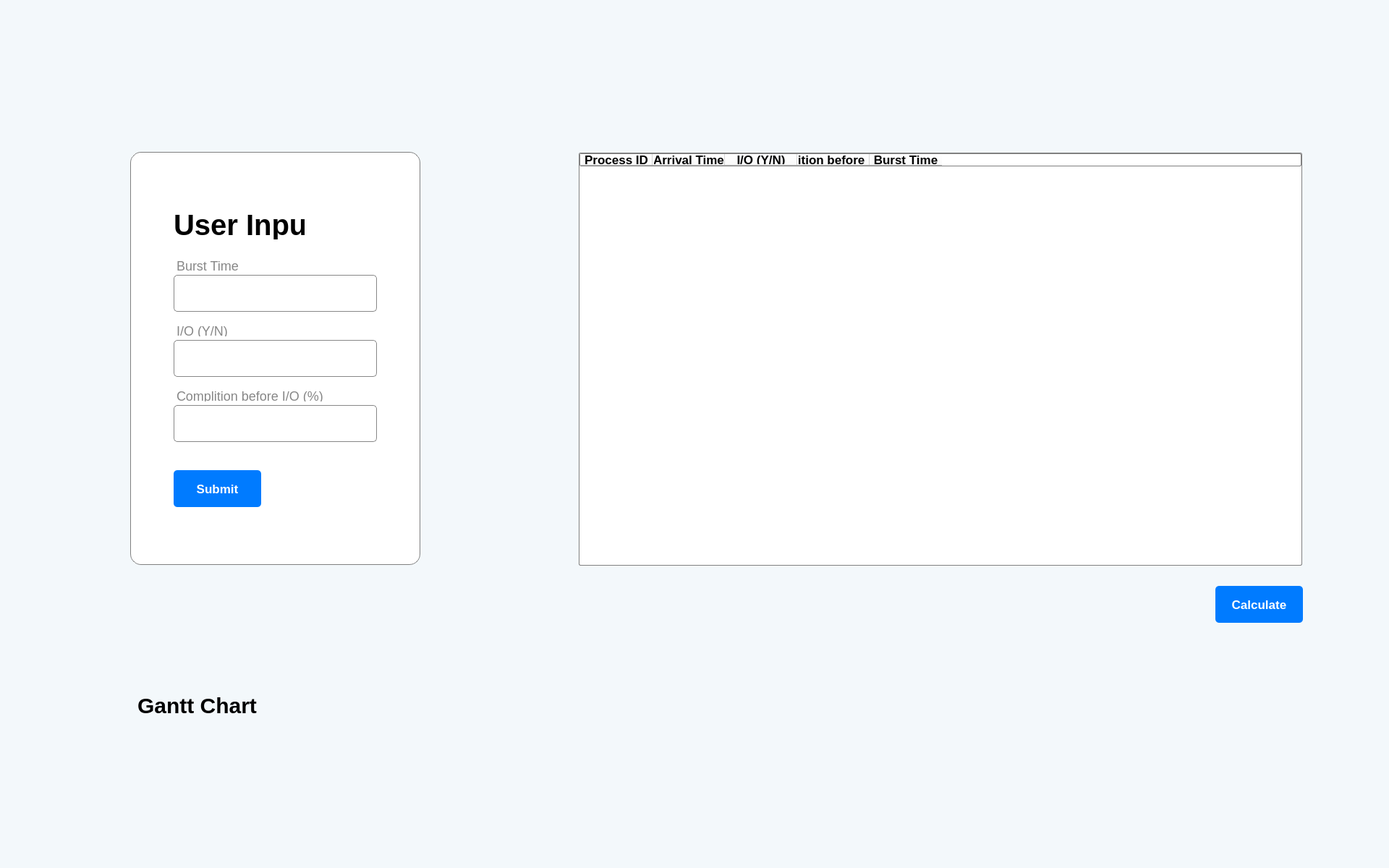
<?xml version="1.0" encoding="UTF-8"?>
<ui version="4.0">
 <class>Dialog</class>
 <widget class="QDialog" name="Dialog">
  <property name="geometry">
   <rect>
    <x>0</x>
    <y>0</y>
    <width>1920</width>
    <height>1200</height>
   </rect>
  </property>
  <property name="cursor">
   <cursorShape>WaitCursor</cursorShape>
  </property>
  <property name="mouseTracking">
   <bool>true</bool>
  </property>
  <property name="windowTitle">
   <string>Dialog</string>
  </property>
  <property name="styleSheet">
   <string notr="true">background-color: rgb(243, 248, 251);</string>
  </property>
  <widget class="QFrame" name="frame">
   <property name="geometry">
    <rect>
     <x>180</x>
     <y>210</y>
     <width>401</width>
     <height>571</height>
    </rect>
   </property>
   <property name="styleSheet">
    <string notr="true">background: rgb(255, 255, 255);
border-radius: 15px;
border : 1px solid gray;</string>
   </property>
   <widget class="QPushButton" name="submit_button">
    <property name="geometry">
     <rect>
      <x>60</x>
      <y>440</y>
      <width>121</width>
      <height>51</height>
     </rect>
    </property>
    <property name="styleSheet">
     <string notr="true">background-color: #007bff;
    color: #fff;
    padding: 10px 20px;
    border: none;
    border-radius: 5px;
font-size:17px;
outline:none;
font-weight:bold;
font-family: 'Gill Sans', 'Gill Sans MT', Calibri, 'Trebuchet MS', sans-serif;
</string>
    </property>
    <property name="text">
     <string>Submit</string>
    </property>
   </widget>
   <widget class="QLineEdit" name="io_per">
    <property name="geometry">
     <rect>
      <x>60</x>
      <y>350</y>
      <width>281</width>
      <height>51</height>
     </rect>
    </property>
    <property name="styleSheet">
     <string notr="true">border-radius: 5px;
font-family: 'Gill Sans', 'Gill Sans MT', Calibri, 'Trebuchet MS', sans-serif;
padding-left : 5px;
border: 1.2px solid #878787;
background-color: white;
font-size:16px;</string>
    </property>
   </widget>
   <widget class="QLabel" name="label_4">
    <property name="geometry">
     <rect>
      <x>60</x>
      <y>330</y>
      <width>211</width>
      <height>20</height>
     </rect>
    </property>
    <property name="styleSheet">
     <string notr="true">font-family: 'Gill Sans', 'Gill Sans MT', Calibri, 'Trebuchet MS', sans-serif;
color: #878787;
font-size: 18px;
margin-bottom:5px;
background-color: white;
border: white;</string>
    </property>
    <property name="text">
     <string>Complition before I/O (%)</string>
    </property>
   </widget>
   <widget class="QLineEdit" name="io">
    <property name="geometry">
     <rect>
      <x>60</x>
      <y>260</y>
      <width>281</width>
      <height>51</height>
     </rect>
    </property>
    <property name="styleSheet">
     <string notr="true">border-radius: 5px;
font-family: 'Gill Sans', 'Gill Sans MT', Calibri, 'Trebuchet MS', sans-serif;
padding-left : 5px;
border: 1.2px solid #878787;
background-color: white;
font-size:16px;</string>
    </property>
   </widget>
   <widget class="QLabel" name="label_3">
    <property name="geometry">
     <rect>
      <x>60</x>
      <y>240</y>
      <width>101</width>
      <height>20</height>
     </rect>
    </property>
    <property name="styleSheet">
     <string notr="true">font-family: 'Gill Sans', 'Gill Sans MT', Calibri, 'Trebuchet MS', sans-serif;
color: #878787;
font-size: 18px;
margin-bottom:5px;
background-color: white;
border:white;</string>
    </property>
    <property name="text">
     <string>I/O (Y/N)</string>
    </property>
   </widget>
   <widget class="QLabel" name="label">
    <property name="geometry">
     <rect>
      <x>60</x>
      <y>80</y>
      <width>181</width>
      <height>41</height>
     </rect>
    </property>
    <property name="styleSheet">
     <string notr="true">font-family: 'Gill Sans', 'Gill Sans MT', Calibri, 'Trebuchet MS', sans-serif;
Color:#000000;
font-size:40px;
font-weight:bold;
background-color: white;
border:NULL;</string>
    </property>
    <property name="text">
     <string>User Input</string>
    </property>
   </widget>
   <widget class="QLabel" name="label_5">
    <property name="geometry">
     <rect>
      <x>60</x>
      <y>150</y>
      <width>91</width>
      <height>20</height>
     </rect>
    </property>
    <property name="styleSheet">
     <string notr="true">font-family: 'Gill Sans', 'Gill Sans MT', Calibri, 'Trebuchet MS', sans-serif;
color: #878787;
font-size: 18px;
margin-bottom:5px;
background-color: white;
border: white;</string>
    </property>
    <property name="text">
     <string>Burst Time</string>
    </property>
   </widget>
   <widget class="QLineEdit" name="burst_time">
    <property name="geometry">
     <rect>
      <x>60</x>
      <y>170</y>
      <width>281</width>
      <height>51</height>
     </rect>
    </property>
    <property name="styleSheet">
     <string notr="true">border-radius: 5px;
font-family: 'Gill Sans', 'Gill Sans MT', Calibri, 'Trebuchet MS', sans-serif;
padding-left : 5px;
border: 1.2px solid #878787;
background-color: white;
font-size:16px;</string>
    </property>
   </widget>
   <zorder>io_per</zorder>
   <zorder>label_4</zorder>
   <zorder>io</zorder>
   <zorder>label_3</zorder>
   <zorder>submit_button</zorder>
   <zorder>label</zorder>
   <zorder>label_5</zorder>
   <zorder>burst_time</zorder>
  </widget>
  <widget class="QTableWidget" name="tableWidget">
   <property name="geometry">
    <rect>
     <x>800</x>
     <y>211</y>
     <width>1000</width>
     <height>571</height>
    </rect>
   </property>
   <property name="styleSheet">
    <string notr="true">width: 100%;
text-align: center;
font-size: 17px;
background-color: rgb(255, 255, 255);
border: 1px solid gray;
font: 8.5pt &quot;Yu Gothic UI&quot;;
border-radius:2px;</string>
   </property>
   <column>
    <property name="text">
     <string>Process ID</string>
    </property>
    <property name="font">
     <font>
      <family>Yu Gothic UI</family>
      <bold>true</bold>
     </font>
    </property>
    <property name="icon">
     <iconset theme="application-exit">
      <normaloff>.</normaloff>.</iconset>
    </property>
   </column>
   <column>
    <property name="text">
     <string>Arrival Time</string>
    </property>
    <property name="font">
     <font>
      <family>Yu Gothic UI</family>
      <bold>true</bold>
     </font>
    </property>
   </column>
   <column>
    <property name="text">
     <string>I/O (Y/N)</string>
    </property>
    <property name="font">
     <font>
      <family>Yu Gothic UI</family>
      <bold>true</bold>
     </font>
    </property>
   </column>
   <column>
    <property name="text">
     <string>Complition before I/O (%)</string>
    </property>
    <property name="font">
     <font>
      <family>Yu Gothic UI</family>
      <bold>true</bold>
     </font>
    </property>
   </column>
   <column>
    <property name="text">
     <string>Burst Time</string>
    </property>
    <property name="font">
     <font>
      <family>Yu Gothic UI</family>
      <bold>true</bold>
     </font>
    </property>
   </column>
  </widget>
  <widget class="QPushButton" name="submit_button_2">
   <property name="geometry">
    <rect>
     <x>1680</x>
     <y>810</y>
     <width>121</width>
     <height>51</height>
    </rect>
   </property>
   <property name="styleSheet">
    <string notr="true">background-color: #007bff;
    color: #fff;
    padding: 10px 20px;
    border: none;
    border-radius: 5px;
font-size:17px;
outline:none;
font-weight:bold;
font-family: 'Gill Sans', 'Gill Sans MT', Calibri, 'Trebuchet MS', sans-serif;
</string>
   </property>
   <property name="text">
    <string>Calculate</string>
   </property>
  </widget>
  <widget class="QLabel" name="label_6">
   <property name="geometry">
    <rect>
     <x>190</x>
     <y>950</y>
     <width>191</width>
     <height>51</height>
    </rect>
   </property>
   <property name="styleSheet">
    <string notr="true">font-family: 'Gill Sans', 'Gill Sans MT', Calibri, 'Trebuchet MS', sans-serif;
Color:#000000;
font-size:30px;
font-weight:bold;
background-color: none;
border:NULL;</string>
   </property>
   <property name="text">
    <string>Gantt Chart</string>
   </property>
  </widget>
 </widget>
 <resources/>
 <connections/>
</ui>
